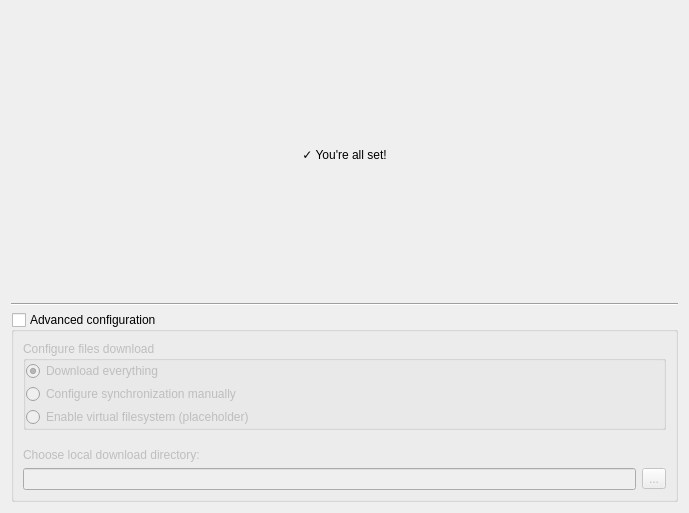
<?xml version="1.0" encoding="UTF-8"?>
<ui version="4.0">
 <class>AccountConfiguredWizardPage</class>
 <widget class="QWidget" name="AccountConfiguredWizardPage">
  <property name="geometry">
   <rect>
    <x>0</x>
    <y>0</y>
    <width>689</width>
    <height>513</height>
   </rect>
  </property>
  <property name="windowTitle">
   <string>Form</string>
  </property>
  <layout class="QVBoxLayout" name="verticalLayout">
   <item>
    <spacer name="verticalSpacer">
     <property name="orientation">
      <enum>Qt::Vertical</enum>
     </property>
     <property name="sizeHint" stdset="0">
      <size>
       <width>20</width>
       <height>40</height>
      </size>
     </property>
    </spacer>
   </item>
   <item>
    <widget class="QLabel" name="label">
     <property name="text">
      <string>✓ You're all set!</string>
     </property>
     <property name="alignment">
      <set>Qt::AlignCenter</set>
     </property>
    </widget>
   </item>
   <item>
    <spacer name="verticalSpacer_2">
     <property name="orientation">
      <enum>Qt::Vertical</enum>
     </property>
     <property name="sizeHint" stdset="0">
      <size>
       <width>20</width>
       <height>40</height>
      </size>
     </property>
    </spacer>
   </item>
   <item>
    <widget class="Line" name="advancedConfigSeparatorLine">
     <property name="orientation">
      <enum>Qt::Horizontal</enum>
     </property>
    </widget>
   </item>
   <item>
    <widget class="QGroupBox" name="advancedConfigGroupBox">
     <property name="enabled">
      <bool>true</bool>
     </property>
     <property name="sizePolicy">
      <sizepolicy hsizetype="Preferred" vsizetype="Maximum">
       <horstretch>0</horstretch>
       <verstretch>0</verstretch>
      </sizepolicy>
     </property>
     <property name="title">
      <string>Advanced configuration</string>
     </property>
     <property name="flat">
      <bool>false</bool>
     </property>
     <property name="checkable">
      <bool>true</bool>
     </property>
     <property name="checked">
      <bool>false</bool>
     </property>
     <layout class="QHBoxLayout" name="horizontalLayout">
      <property name="spacing">
       <number>60</number>
      </property>
      <item>
       <widget class="QWidget" name="advancedConfigGroupBoxContentWidget" native="true">
        <layout class="QVBoxLayout" name="verticalLayout_4">
         <property name="spacing">
          <number>18</number>
         </property>
         <property name="leftMargin">
          <number>0</number>
         </property>
         <property name="topMargin">
          <number>0</number>
         </property>
         <property name="rightMargin">
          <number>0</number>
         </property>
         <property name="bottomMargin">
          <number>0</number>
         </property>
         <item>
          <widget class="QGroupBox" name="syncModeGroupBox">
           <property name="styleSheet">
            <string notr="true"/>
           </property>
           <property name="title">
            <string>Configure files download</string>
           </property>
           <property name="flat">
            <bool>false</bool>
           </property>
           <layout class="QVBoxLayout" name="syncModeGroupBoxLayout">
            <property name="spacing">
             <number>3</number>
            </property>
            <property name="leftMargin">
             <number>0</number>
            </property>
            <property name="topMargin">
             <number>0</number>
            </property>
            <property name="rightMargin">
             <number>0</number>
            </property>
            <property name="bottomMargin">
             <number>0</number>
            </property>
            <item>
             <widget class="QRadioButton" name="syncEverythingRadioButton">
              <property name="text">
               <string>Download everything</string>
              </property>
              <property name="checked">
               <bool>true</bool>
              </property>
             </widget>
            </item>
            <item>
             <widget class="QRadioButton" name="configureSyncManuallyRadioButton">
              <property name="toolTip">
               <string>After completing this wizard, you can set up folder synchronization manually.</string>
              </property>
              <property name="text">
               <string>Configure synchronization manually</string>
              </property>
             </widget>
            </item>
            <item>
             <widget class="QRadioButton" name="useVfsRadioButton">
              <property name="text">
               <string notr="true">Enable virtual filesystem (placeholder)</string>
              </property>
             </widget>
            </item>
           </layout>
          </widget>
         </item>
         <item>
          <widget class="QGroupBox" name="localDirectoryGroupBox">
           <property name="sizePolicy">
            <sizepolicy hsizetype="Preferred" vsizetype="Minimum">
             <horstretch>0</horstretch>
             <verstretch>0</verstretch>
            </sizepolicy>
           </property>
           <property name="styleSheet">
            <string notr="true">QGroupBox {border:0;}</string>
           </property>
           <property name="title">
            <string notr="true"/>
           </property>
           <property name="flat">
            <bool>true</bool>
           </property>
           <layout class="QVBoxLayout" name="verticalLayout_2">
            <property name="leftMargin">
             <number>0</number>
            </property>
            <property name="topMargin">
             <number>0</number>
            </property>
            <property name="rightMargin">
             <number>0</number>
            </property>
            <property name="bottomMargin">
             <number>0</number>
            </property>
            <item>
             <widget class="QLabel" name="label_2">
              <property name="text">
               <string>Choose local download directory:</string>
              </property>
             </widget>
            </item>
            <item>
             <layout class="QHBoxLayout" name="horizontalLayout_3">
              <item>
               <widget class="QLineEdit" name="localDirectoryLineEdit"/>
              </item>
              <item>
               <widget class="QToolButton" name="chooseLocalDirectoryButton">
                <property name="text">
                 <string>...</string>
                </property>
               </widget>
              </item>
             </layout>
            </item>
           </layout>
          </widget>
         </item>
        </layout>
       </widget>
      </item>
     </layout>
    </widget>
   </item>
  </layout>
 </widget>
 <resources>
  <include location="../../../../client.qrc"/>
 </resources>
 <connections/>
</ui>
